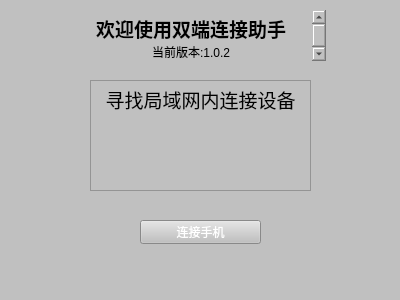
<?xml version="1.0" encoding="UTF-8"?>
<ui version="4.0">
 <class>LoginView</class>
 <widget class="QWidget" name="LoginView">
  <property name="geometry">
   <rect>
    <x>0</x>
    <y>0</y>
    <width>400</width>
    <height>300</height>
   </rect>
  </property>
  <property name="windowTitle">
   <string>双端连接助手</string>
  </property>
  <property name="styleSheet">
   <string notr="true">background-color: rgb(192,192,192);</string>
  </property>
  <widget class="QPushButton" name="pushButton">
   <property name="geometry">
    <rect>
     <x>140</x>
     <y>220</y>
     <width>121</width>
     <height>24</height>
    </rect>
   </property>
   <property name="styleSheet">
    <string notr="true">color: rgb(128, 138, 135);
color: rgb(255, 255, 255);</string>
   </property>
   <property name="text">
    <string>连接手机</string>
   </property>
  </widget>
  <widget class="QTextBrowser" name="textBrowser">
   <property name="geometry">
    <rect>
     <x>70</x>
     <y>10</y>
     <width>256</width>
     <height>51</height>
    </rect>
   </property>
   <property name="styleSheet">
    <string notr="true">color: rgb(0, 0, 0);</string>
   </property>
   <property name="frameShape">
    <enum>QFrame::NoFrame</enum>
   </property>
   <property name="html">
    <string>&lt;!DOCTYPE HTML PUBLIC &quot;-//W3C//DTD HTML 4.0//EN&quot; &quot;http://www.w3.org/TR/REC-html40/strict.dtd&quot;&gt;
&lt;html&gt;&lt;head&gt;&lt;meta name=&quot;qrichtext&quot; content=&quot;1&quot; /&gt;&lt;meta charset=&quot;utf-8&quot; /&gt;&lt;style type=&quot;text/css&quot;&gt;
p, li { white-space: pre-wrap; }
hr { height: 1px; border-width: 0; }
li.unchecked::marker { content: &quot;\2610&quot;; }
li.checked::marker { content: &quot;\2612&quot;; }
&lt;/style&gt;&lt;/head&gt;&lt;body style=&quot; font-family:'Segoe UI'; font-size:9pt; font-weight:400; font-style:normal;&quot;&gt;
&lt;p align=&quot;center&quot; style=&quot; margin-top:0px; margin-bottom:0px; margin-left:0px; margin-right:0px; -qt-block-indent:0; text-indent:0px;&quot;&gt;&lt;span style=&quot; font-family:'Microsoft YaHei UI'; font-size:14pt; font-weight:700;&quot;&gt;欢迎使用双端连接助手&lt;/span&gt;&lt;/p&gt;
&lt;p align=&quot;center&quot; style=&quot; margin-top:0px; margin-bottom:0px; margin-left:0px; margin-right:0px; -qt-block-indent:0; text-indent:0px;&quot;&gt;&lt;span style=&quot; font-family:'Microsoft YaHei UI';&quot;&gt;当前版本:1.0.2&lt;/span&gt;&lt;/p&gt;&lt;/body&gt;&lt;/html&gt;</string>
   </property>
  </widget>
  <widget class="QTextBrowser" name="textBrowser_2">
   <property name="geometry">
    <rect>
     <x>90</x>
     <y>80</y>
     <width>221</width>
     <height>111</height>
    </rect>
   </property>
   <property name="styleSheet">
    <string notr="true">color: rgb(0, 0, 0);</string>
   </property>
   <property name="html">
    <string>&lt;!DOCTYPE HTML PUBLIC &quot;-//W3C//DTD HTML 4.0//EN&quot; &quot;http://www.w3.org/TR/REC-html40/strict.dtd&quot;&gt;
&lt;html&gt;&lt;head&gt;&lt;meta name=&quot;qrichtext&quot; content=&quot;1&quot; /&gt;&lt;meta charset=&quot;utf-8&quot; /&gt;&lt;style type=&quot;text/css&quot;&gt;
p, li { white-space: pre-wrap; }
hr { height: 1px; border-width: 0; }
li.unchecked::marker { content: &quot;\2610&quot;; }
li.checked::marker { content: &quot;\2612&quot;; }
&lt;/style&gt;&lt;/head&gt;&lt;body style=&quot; font-family:'Segoe UI'; font-size:9pt; font-weight:400; font-style:normal;&quot;&gt;
&lt;p align=&quot;center&quot; style=&quot; margin-top:0px; margin-bottom:0px; margin-left:0px; margin-right:0px; -qt-block-indent:0; text-indent:0px;&quot;&gt;&lt;span style=&quot; font-family:'Microsoft YaHei UI'; font-size:14pt;&quot;&gt;寻找局域网内连接设备&lt;/span&gt;&lt;/p&gt;&lt;/body&gt;&lt;/html&gt;</string>
   </property>
  </widget>
 </widget>
 <resources/>
 <connections/>
</ui>
